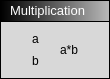
<?xml version="1.0" encoding="UTF-8"?>
<ui version="4.0">
 <class>MultiplicationBlock</class>
 <widget class="QWidget" name="MultiplicationBlock">
  <property name="geometry">
   <rect>
    <x>0</x>
    <y>0</y>
    <width>110</width>
    <height>79</height>
   </rect>
  </property>
  <property name="windowTitle">
   <string>Form</string>
  </property>
  <layout class="QHBoxLayout" name="horizontalLayout">
   <property name="leftMargin">
    <number>0</number>
   </property>
   <property name="topMargin">
    <number>0</number>
   </property>
   <property name="rightMargin">
    <number>0</number>
   </property>
   <property name="bottomMargin">
    <number>0</number>
   </property>
   <item>
    <widget class="QWidget" name="Holder" native="true">
     <property name="styleSheet">
      <string notr="true">QWidget#Holder { background-color: rgb(0, 0, 0); }</string>
     </property>
     <layout class="QVBoxLayout" name="verticalLayout_4">
      <property name="spacing">
       <number>1</number>
      </property>
      <property name="leftMargin">
       <number>1</number>
      </property>
      <property name="topMargin">
       <number>1</number>
      </property>
      <property name="rightMargin">
       <number>1</number>
      </property>
      <property name="bottomMargin">
       <number>1</number>
      </property>
      <item>
       <widget class="QWidget" name="Header" native="true">
        <property name="minimumSize">
         <size>
          <width>0</width>
          <height>20</height>
         </size>
        </property>
        <property name="maximumSize">
         <size>
          <width>16777215</width>
          <height>28</height>
         </size>
        </property>
        <property name="styleSheet">
         <string notr="true">background-color: qlineargradient(spread:pad, x1:0, y1:0, x2:1, y2:0, stop:0 rgba(0, 0, 0, 255), stop:1 rgba(184, 184, 184, 255));</string>
        </property>
        <layout class="QVBoxLayout" name="verticalLayout_5">
         <property name="spacing">
          <number>6</number>
         </property>
         <property name="leftMargin">
          <number>9</number>
         </property>
         <property name="topMargin">
          <number>0</number>
         </property>
         <property name="rightMargin">
          <number>9</number>
         </property>
         <property name="bottomMargin">
          <number>0</number>
         </property>
         <item>
          <widget class="QLabel" name="label">
           <property name="sizePolicy">
            <sizepolicy hsizetype="Maximum" vsizetype="Preferred">
             <horstretch>0</horstretch>
             <verstretch>0</verstretch>
            </sizepolicy>
           </property>
           <property name="maximumSize">
            <size>
             <width>16777215</width>
             <height>16777215</height>
            </size>
           </property>
           <property name="styleSheet">
            <string notr="true">background-color: rgba(255, 255, 255, 0);</string>
           </property>
           <property name="text">
            <string>&lt;html&gt;&lt;head/&gt;&lt;body&gt;&lt;p&gt;&lt;span style=&quot; font-size:10pt; color:#ffffff;&quot;&gt;Multiplication&lt;/span&gt;&lt;/p&gt;&lt;/body&gt;&lt;/html&gt;</string>
           </property>
          </widget>
         </item>
        </layout>
       </widget>
      </item>
      <item>
       <widget class="QWidget" name="widget" native="true">
        <property name="styleSheet">
         <string notr="true">background-color: rgb(216, 216, 216);</string>
        </property>
        <layout class="QHBoxLayout" name="horizontalLayout_2">
         <item>
          <widget class="QWidget" name="InNodes" native="true">
           <property name="sizePolicy">
            <sizepolicy hsizetype="Preferred" vsizetype="Preferred">
             <horstretch>0</horstretch>
             <verstretch>0</verstretch>
            </sizepolicy>
           </property>
           <layout class="QVBoxLayout" name="verticalLayout">
            <property name="leftMargin">
             <number>0</number>
            </property>
            <property name="topMargin">
             <number>0</number>
            </property>
            <property name="rightMargin">
             <number>0</number>
            </property>
            <property name="bottomMargin">
             <number>0</number>
            </property>
            <item>
             <widget class="QWidget" name="AIN" native="true">
              <property name="maximumSize">
               <size>
                <width>16777215</width>
                <height>16</height>
               </size>
              </property>
              <layout class="QHBoxLayout" name="horizontalLayout_3">
               <property name="leftMargin">
                <number>0</number>
               </property>
               <property name="topMargin">
                <number>0</number>
               </property>
               <property name="rightMargin">
                <number>0</number>
               </property>
               <property name="bottomMargin">
                <number>0</number>
               </property>
               <item>
                <widget class="ConnectorIn" name="a_Node" native="true">
                 <property name="sizePolicy">
                  <sizepolicy hsizetype="Preferred" vsizetype="Preferred">
                   <horstretch>0</horstretch>
                   <verstretch>0</verstretch>
                  </sizepolicy>
                 </property>
                 <property name="minimumSize">
                  <size>
                   <width>16</width>
                   <height>16</height>
                  </size>
                 </property>
                 <property name="maximumSize">
                  <size>
                   <width>16</width>
                   <height>16</height>
                  </size>
                 </property>
                 <property name="styleSheet">
                  <string notr="true"/>
                 </property>
                </widget>
               </item>
               <item>
                <widget class="QLabel" name="a_text">
                 <property name="text">
                  <string>a</string>
                 </property>
                </widget>
               </item>
              </layout>
             </widget>
            </item>
            <item>
             <widget class="QWidget" name="BIN" native="true">
              <property name="maximumSize">
               <size>
                <width>16777215</width>
                <height>16</height>
               </size>
              </property>
              <layout class="QHBoxLayout" name="horizontalLayout_4">
               <property name="leftMargin">
                <number>0</number>
               </property>
               <property name="topMargin">
                <number>0</number>
               </property>
               <property name="rightMargin">
                <number>0</number>
               </property>
               <property name="bottomMargin">
                <number>0</number>
               </property>
               <item>
                <widget class="ConnectorIn" name="b_Node" native="true">
                 <property name="sizePolicy">
                  <sizepolicy hsizetype="Preferred" vsizetype="Preferred">
                   <horstretch>0</horstretch>
                   <verstretch>0</verstretch>
                  </sizepolicy>
                 </property>
                 <property name="minimumSize">
                  <size>
                   <width>16</width>
                   <height>16</height>
                  </size>
                 </property>
                 <property name="maximumSize">
                  <size>
                   <width>16</width>
                   <height>16</height>
                  </size>
                 </property>
                 <property name="styleSheet">
                  <string notr="true"/>
                 </property>
                </widget>
               </item>
               <item>
                <widget class="QLabel" name="b_text">
                 <property name="text">
                  <string>b</string>
                 </property>
                </widget>
               </item>
              </layout>
             </widget>
            </item>
           </layout>
          </widget>
         </item>
         <item>
          <spacer name="horizontalSpacer">
           <property name="orientation">
            <enum>Qt::Horizontal</enum>
           </property>
           <property name="sizeHint" stdset="0">
            <size>
             <width>40</width>
             <height>20</height>
            </size>
           </property>
          </spacer>
         </item>
         <item>
          <widget class="QWidget" name="OutNodes" native="true">
           <property name="layoutDirection">
            <enum>Qt::RightToLeft</enum>
           </property>
           <layout class="QVBoxLayout" name="verticalLayout_3">
            <property name="leftMargin">
             <number>0</number>
            </property>
            <property name="topMargin">
             <number>0</number>
            </property>
            <property name="rightMargin">
             <number>0</number>
            </property>
            <property name="bottomMargin">
             <number>0</number>
            </property>
            <item>
             <widget class="QWidget" name="widget_2" native="true">
              <property name="maximumSize">
               <size>
                <width>16777215</width>
                <height>16</height>
               </size>
              </property>
              <layout class="QHBoxLayout" name="horizontalLayout_5">
               <property name="leftMargin">
                <number>0</number>
               </property>
               <property name="topMargin">
                <number>0</number>
               </property>
               <property name="rightMargin">
                <number>0</number>
               </property>
               <property name="bottomMargin">
                <number>0</number>
               </property>
               <item>
                <widget class="ConnectorOut" name="outNode" native="true">
                 <property name="sizePolicy">
                  <sizepolicy hsizetype="Preferred" vsizetype="Preferred">
                   <horstretch>0</horstretch>
                   <verstretch>0</verstretch>
                  </sizepolicy>
                 </property>
                 <property name="minimumSize">
                  <size>
                   <width>16</width>
                   <height>16</height>
                  </size>
                 </property>
                 <property name="maximumSize">
                  <size>
                   <width>16</width>
                   <height>16</height>
                  </size>
                 </property>
                 <property name="styleSheet">
                  <string notr="true"/>
                 </property>
                </widget>
               </item>
               <item>
                <widget class="QLabel" name="label_2">
                 <property name="sizePolicy">
                  <sizepolicy hsizetype="Maximum" vsizetype="Preferred">
                   <horstretch>0</horstretch>
                   <verstretch>0</verstretch>
                  </sizepolicy>
                 </property>
                 <property name="text">
                  <string>a*b</string>
                 </property>
                 <property name="alignment">
                  <set>Qt::AlignRight|Qt::AlignTrailing|Qt::AlignVCenter</set>
                 </property>
                </widget>
               </item>
              </layout>
             </widget>
            </item>
           </layout>
          </widget>
         </item>
        </layout>
       </widget>
      </item>
     </layout>
    </widget>
   </item>
  </layout>
 </widget>
 <customwidgets>
  <customwidget>
   <class>ConnectorOut</class>
   <extends>QWidget</extends>
   <header>connectorout.h</header>
   <container>1</container>
  </customwidget>
  <customwidget>
   <class>ConnectorIn</class>
   <extends>QWidget</extends>
   <header>connectorin.h</header>
   <container>1</container>
  </customwidget>
 </customwidgets>
 <resources/>
 <connections/>
</ui>
